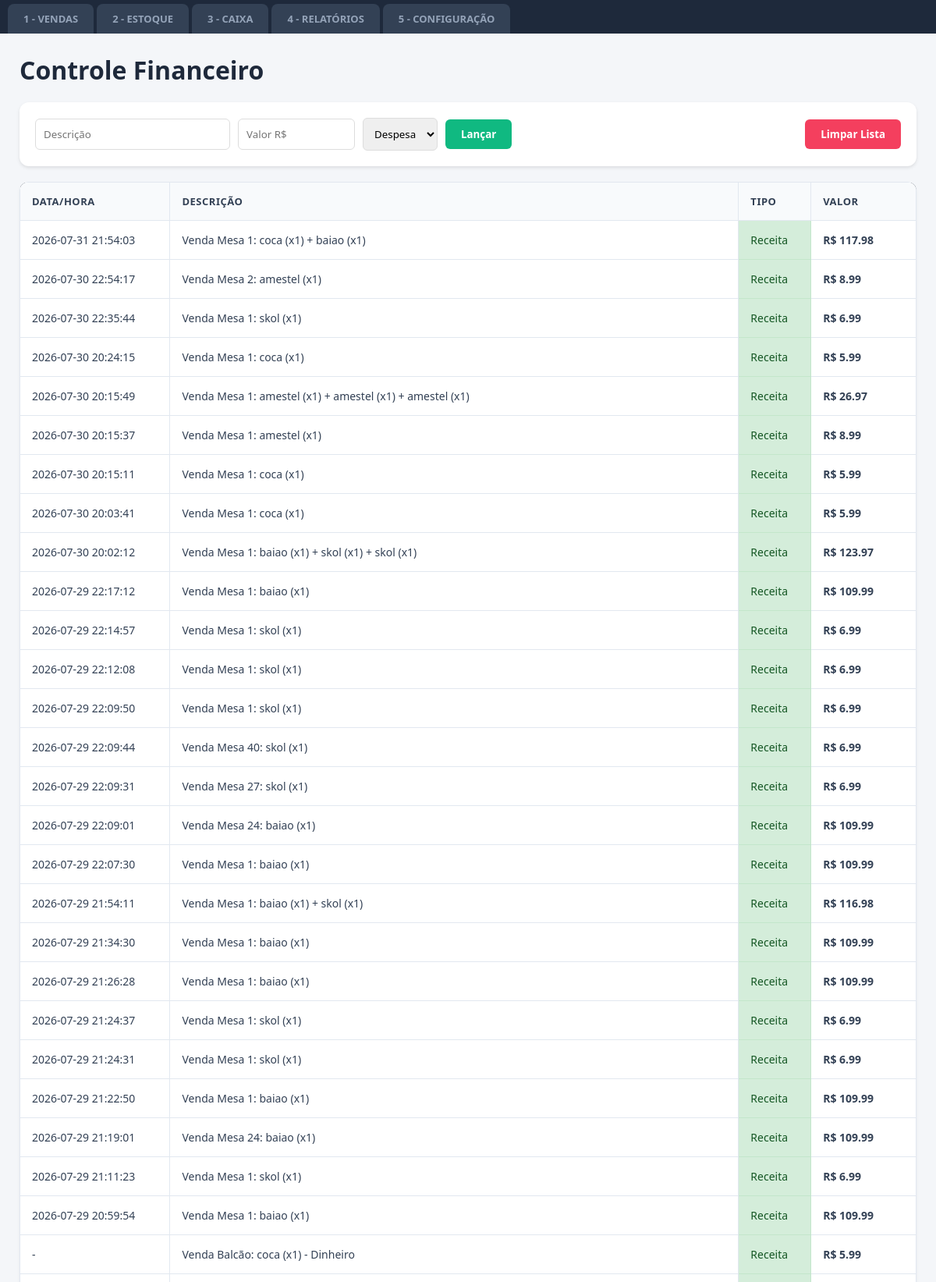
/financeiro (upper part), run on the app's committed database.
### tables this page shows
CREATE TABLE financeiro (
            id INTEGER PRIMARY KEY AUTOINCREMENT,
            descricao TEXT,
            valor REAL,
            tipo TEXT,
            data TEXT
        );

### app.py (the view)
@app.route("/financeiro")
def financeiro():
    conexao = sqlite3.connect("restaurante.db")
    cursor = conexao.cursor()
    cursor.execute("""
        CREATE TABLE IF NOT EXISTS financeiro (
            id INTEGER PRIMARY KEY AUTOINCREMENT,
            descricao TEXT,
            valor REAL,
            tipo TEXT,
            data TEXT
        )
    """)
    conexao.commit()
    cursor.execute("SELECT * FROM financeiro ORDER BY id DESC")
    movimentacoes = cursor.fetchall()
    cursor.execute("SELECT SUM(valor) FROM financeiro WHERE tipo = 'Receita'")
    resultado = cursor.fetchone()[0]
    total_vendido = resultado if resultado else 0.0
    conexao.close()
    return render_template(
        "financeiro.html", movimentacoes=movimentacoes, total_vendido=total_vendido
    )

### templates/financeiro.html (shortened to what this page needs)
<!DOCTYPE html>
<html lang="pt-br">
<head>
    <link rel="stylesheet" href="{{ url_for('static', filename='style.css') }}">
</head>
<body>
    <div class="abas-container">
        <a href="/vendas" style="text-decoration: none;"><button class="aba">1 - VENDAS</button></a>
        <a href="/estoque" style="text-decoration: none;"><button class="aba">2 - ESTOQUE</button></a>
        <a href="/caixa" style="text-decoration: none;"><button class="aba">3 - CAIXA</button></a>
        <a href="/relatorios" style="text-decoration: none;"><button class="aba">4 - RELATÓRIOS</button></a>
        <a href="/configuracao" style="text-decoration: none;"><button class="aba">5 - CONFIGURAÇÃO</button></a>
    </div>
<div class="container-principal">
    <h1 style="margin-bottom: 20px; color: #1e293b;">Controle Financeiro</h1>
    <div style="background: white; padding: 20px; border-radius: 12px; box-shadow: 0 2px 4px rgba(0,0,0,0.1); margin-bottom: 20px; display: flex; justify-content: space-between; align-items: center;">
        <form action="/adicionar_financa" method="POST" style="display: flex; gap: 10px; align-items: center; flex: 1;">
            <input type="text" name="descricao" placeholder="Descrição" style="padding: 10px; border: 1px solid #ddd; border-radius: 6px; width: 250px;" required>
            <input type="number" step="0.01" name="valor" placeholder="Valor R$" style="padding: 10px; border: 1px solid #ddd; border-radius: 6px; width: 150px;" required>
            <select name="tipo" style="padding: 10px; border: 1px solid #ddd; border-radius: 6px;">
                <option value="Despesa">Despesa</option>
            </select>
            <button type="submit" style="padding: 10px 20px; background-color: #10b981; color: white; border: none; border-radius: 6px; cursor: pointer; font-weight: bold;">Lançar</button>
        </form>
        <form action="/limpar_financas" method="POST" onsubmit="return confirm('Tem certeza que deseja apagar todo o histórico financeiro?');" style="margin-left: 15px;">
            <button type="submit" style="padding: 10px 20px; background-color: #f43f5e; color: white; border: none; border-radius: 6px; cursor: pointer; font-weight: bold;">Limpar Lista</button>
        </form>
    </div>
    <table style="width: 100%; border-collapse: collapse; background: white; border-radius: 12px; overflow: hidden; box-shadow: 0 2px 4px rgba(0,0,0,0.05);">
<thead style="background-color: #1e293b;">
    <tr>
        <th style="padding: 15px; text-align: left; color: #334155; font-weight: bold;">Data/hora</th>
        <th style="padding: 15px; text-align: left; color: #334155; font-weight: bold;">Descrição</th>
        <th style="padding: 15px; text-align: left; color: #334155; font-weight: bold;">Tipo</th>
        <th style="padding: 15px; text-align: left; color: #334155; font-weight: bold;">Valor</th>
    </tr>
</thead>
        <tbody>
            {% for mov in movimentacoes %}
            <tr style="border-bottom: 1px solid #eee;">
                <td style="padding: 15px;">{{ mov[4] if mov[4] else '-' }}</td>
                <td style="padding: 15px;">{{ mov[1] }}</td>
                <td style="padding: 15px;" class="{{ 'texto-vermelho' if mov[3] == 'Despesa' else 'texto-verde' }}">{{ mov[3] }}</td>
                <td style="padding: 15px; font-weight: bold;">R$ {{ "%.2f"|format(mov[2]) }}</td>
            </tr>
            {% endfor %}
        </tbody>
    </table>
</div>
</body>
</html>

### static/style.css (style rules this page uses)
* { margin: 0; padding: 0; box-sizing: border-box; font-family: 'Segoe UI', Arial, sans-serif; }
body { background-color: #f4f6f9; color: #333; display: flex; flex-direction: column; height: 100vh; overflow: hidden; }
.abas-container { background-color: #1e293b; display: flex; padding: 5px 10px 0 10px; gap: 4px; align-items: flex-end; border-bottom: none; }
.aba { padding: 10px 20px; color: #94a3b8; background-color: #334155; font-size: 13px; font-weight: bold; border: none; border-top-left-radius: 8px; border-top-right-radius: 8px; border-bottom-left-radius: 0px; border-bottom-right-radius: 0px; cursor: pointer; transition: all 0.2s ease; text-decoration: none; display: inline-block; }
.container-principal { flex: 1; padding: 25px; overflow-y: auto; width: 100%; }
.texto-verde { color: #155724; background-color: #d4edda; border: 1px solid #c3e6cb; }
table { width: 100%; border-collapse: collapse; background-color: white; }
th, td { padding: 12px; border-bottom: 1px solid #ddd; text-align: left; }
th { background-color: #f4f4f4; font-weight: bold; }
.aba { padding: 10px 20px; color: #94a3b8; background-color: #334155; font-size: 13px; font-weight: bold; border: none; border-top-left-radius: 8px; border-top-right-radius: 8px; cursor: pointer; transition: all 0.2s ease; text-decoration: none; display: inline-block; }
table { width: 100%; border-collapse: collapse; background-color: white; border-radius: 8px; overflow: hidden; }
th { background-color: #1e293b; color: #ffffff; padding: 14px 16px; text-align: left; font-size: 13px; text-transform: uppercase; letter-spacing: 0.5px; }
td { padding: 14px 16px; border-bottom: 1px solid #e2e8f0; color: #334155; font-size: 14px; }

### templates/financeiro.html (style rules this page uses)
table { width: 100%; border-collapse: collapse; margin-top: 10px; background: white; }
th, td { padding: 12px; border: 1px solid #e2e8f0; text-align: left; }
th { background-color: #f8fafc; }

### data on the page
financeiro: data "2026-07-31 21:54:03", descricao "Venda Mesa 1: coca (x1) + baiao (x1)", tipo "Receita", valor "117.98"
financeiro: data "2026-07-30 22:54:17", descricao "Venda Mesa 2: amestel (x1)", tipo "Receita", valor "8.99"
financeiro: data "2026-07-30 22:35:44", descricao "Venda Mesa 1: skol (x1)", tipo "Receita", valor "6.99"
financeiro: data "2026-07-30 20:24:15", descricao "Venda Mesa 1: coca (x1)", tipo "Receita", valor "5.99"
financeiro: data "2026-07-30 20:15:49", descricao "Venda Mesa 1: amestel (x1) + amestel (x1) + amestel (x1)", tipo "Receita", valor "26.97"
financeiro: data "2026-07-30 20:15:37", descricao "Venda Mesa 1: amestel (x1)", tipo "Receita", valor "8.99"
financeiro: data "2026-07-30 20:15:11", descricao "Venda Mesa 1: coca (x1)", tipo "Receita", valor "5.99"
financeiro: data "2026-07-30 20:03:41", descricao "Venda Mesa 1: coca (x1)", tipo "Receita", valor "5.99"
financeiro: data "2026-07-30 20:02:12", descricao "Venda Mesa 1: baiao (x1) + skol (x1) + skol (x1)", tipo "Receita", valor "123.97"
financeiro: data "2026-07-29 22:17:12", descricao "Venda Mesa 1: baiao (x1)", tipo "Receita", valor "109.99"
financeiro: data "2026-07-29 22:14:57", descricao "Venda Mesa 1: skol (x1)", tipo "Receita", valor "6.99"
financeiro: data "2026-07-29 22:12:08", descricao "Venda Mesa 1: skol (x1)", tipo "Receita", valor "6.99"
financeiro: data "2026-07-29 22:09:50", descricao "Venda Mesa 1: skol (x1)", tipo "Receita", valor "6.99"
financeiro: data "2026-07-29 22:09:44", descricao "Venda Mesa 40: skol (x1)", tipo "Receita", valor "6.99"
financeiro: data "2026-07-29 22:09:31", descricao "Venda Mesa 27: skol (x1)", tipo "Receita", valor "6.99"
financeiro: data "2026-07-29 22:09:01", descricao "Venda Mesa 24: baiao (x1)", tipo "Receita", valor "109.99"
financeiro: data "2026-07-29 22:07:30", descricao "Venda Mesa 1: baiao (x1)", tipo "Receita", valor "109.99"
financeiro: data "2026-07-29 21:54:11", descricao "Venda Mesa 1: baiao (x1) + skol (x1)", tipo "Receita", valor "116.98"
financeiro: data "2026-07-29 21:34:30", descricao "Venda Mesa 1: baiao (x1)", tipo "Receita", valor "109.99"
financeiro: data "2026-07-29 21:26:28", descricao "Venda Mesa 1: baiao (x1)", tipo "Receita", valor "109.99"
financeiro: data "2026-07-29 21:24:37", descricao "Venda Mesa 1: skol (x1)", tipo "Receita", valor "6.99"
financeiro: data "2026-07-29 21:24:31", descricao "Venda Mesa 1: skol (x1)", tipo "Receita", valor "6.99"
financeiro: data "2026-07-29 21:22:50", descricao "Venda Mesa 1: baiao (x1)", tipo "Receita", valor "109.99"
financeiro: data "2026-07-29 21:19:01", descricao "Venda Mesa 24: baiao (x1)", tipo "Receita", valor "109.99"
financeiro: data "2026-07-29 21:11:23", descricao "Venda Mesa 1: skol (x1)", tipo "Receita", valor "6.99"
financeiro: data "2026-07-29 20:59:54", descricao "Venda Mesa 1: baiao (x1)", tipo "Receita", valor "109.99"
financeiro: mov "-", descricao "Venda Balcão: coca (x1) - Dinheiro", tipo "Receita", valor "5.99"
